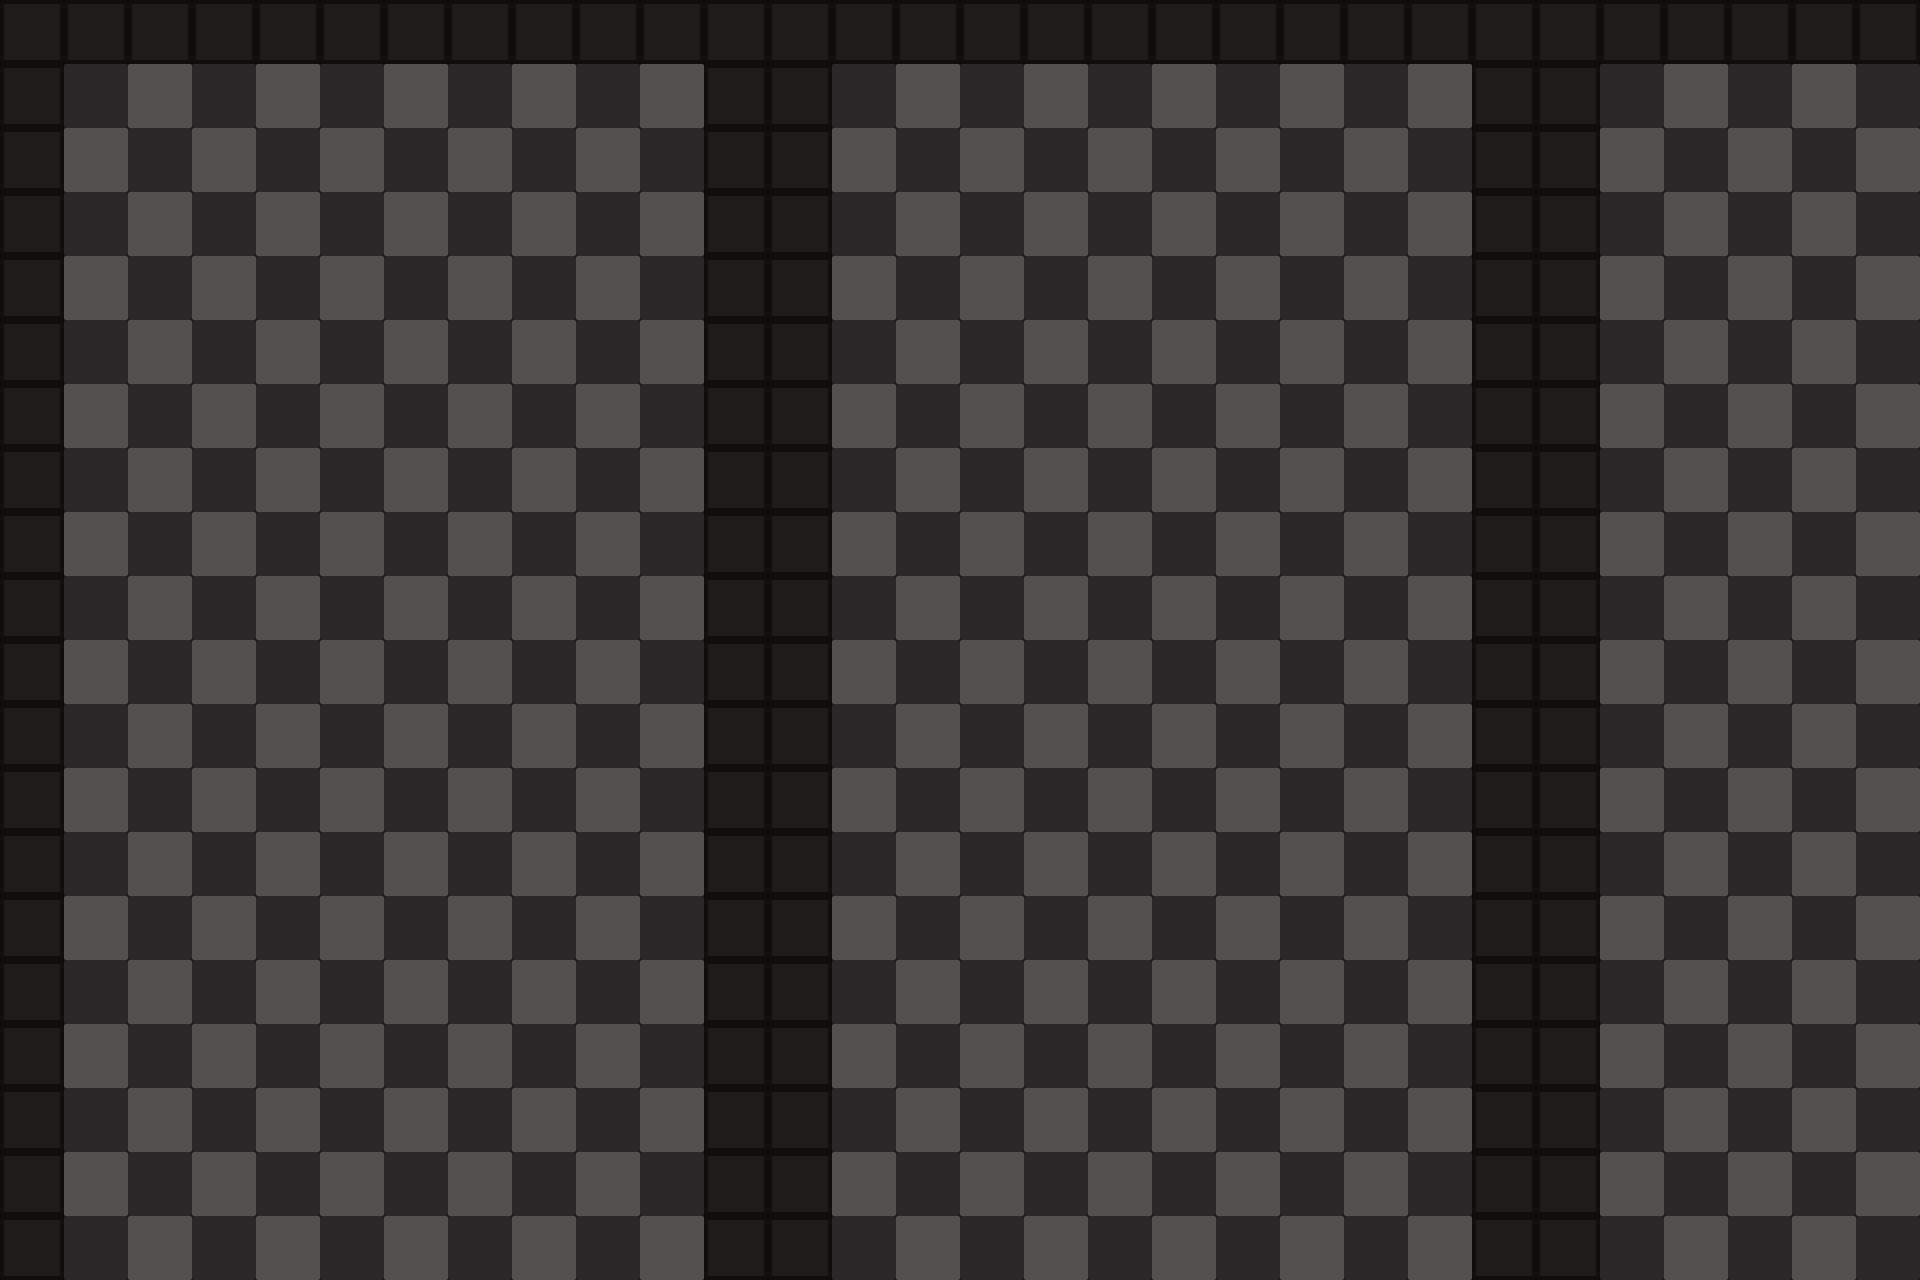

Tiled map render using the project's own tile images. Description and the whole map definition, tile-layer contents included, below:
An orthogonal 30x20 tile map with 64x64 px tiles, 1 tile layer (Tile Layer 1).

<map version="1.9" tiledversion="1.9.2" orientation="orthogonal" renderorder="right-down" width="30" height="20" tilewidth="64" tileheight="64" infinite="0" nextlayerid="2" nextobjectid="1">
 <tileset firstgid="1" source="Tilemap.tsx" />
 <layer id="1" name="Tile Layer 1" width="30" height="20">
  <data encoding="csv">
147,148,149,150,151,152,153,154,155,156,157,158,147,148,149,150,151,152,153,154,155,156,157,158,147,148,149,150,151,152,
216,217,218,219,220,221,222,223,224,225,226,227,216,217,218,219,220,221,222,223,224,225,226,227,216,217,218,219,220,221,
285,286,287,288,289,290,291,292,293,294,295,296,285,286,287,288,289,290,291,292,293,294,295,296,285,286,287,288,289,290,
354,355,356,357,358,359,360,361,362,363,364,365,354,355,356,357,358,359,360,361,362,363,364,365,354,355,356,357,358,359,
423,424,425,426,427,428,429,430,431,432,433,434,423,424,425,426,427,428,429,430,431,432,433,434,423,424,425,426,427,428,
492,493,494,495,496,497,498,499,500,501,502,503,492,493,494,495,496,497,498,499,500,501,502,503,492,493,494,495,496,497,
561,562,563,564,565,566,567,568,569,570,571,572,561,562,563,564,565,566,567,568,569,570,571,572,561,562,563,564,565,566,
630,631,632,633,634,635,636,637,638,639,640,641,630,631,632,633,634,635,636,637,638,639,640,641,630,631,632,633,634,635,
699,700,701,702,703,704,705,706,707,708,709,710,699,700,701,702,703,704,705,706,707,708,709,710,699,700,701,702,703,704,
768,769,770,771,772,773,774,775,776,777,778,779,768,769,770,771,772,773,774,775,776,777,778,779,768,769,770,771,772,773,
837,838,839,840,841,842,843,844,845,846,847,848,837,838,839,840,841,842,843,844,845,846,847,848,837,838,839,840,841,842,
906,907,908,909,910,911,912,913,914,915,916,917,906,907,908,909,910,911,912,913,914,915,916,917,906,907,908,909,910,911,
975,976,977,978,979,980,981,982,983,984,985,986,975,976,977,978,979,980,981,982,983,984,985,986,975,976,977,978,979,980,
1044,1045,1046,1047,1048,1049,1050,1051,1052,1053,1054,1055,1044,1045,1046,1047,1048,1049,1050,1051,1052,1053,1054,1055,1044,1045,1046,1047,1048,1049,
1113,1114,1115,1116,1117,1118,1119,1120,1121,1122,1123,1124,1113,1114,1115,1116,1117,1118,1119,1120,1121,1122,1123,1124,1113,1114,1115,1116,1117,1118,
1182,1183,1184,1185,1186,1187,1188,1189,1190,1191,1192,1193,1182,1183,1184,1185,1186,1187,1188,1189,1190,1191,1192,1193,1182,1183,1184,1185,1186,1187,
1251,1252,1253,1254,1255,1256,1257,1258,1259,1260,1261,1262,1251,1252,1253,1254,1255,1256,1257,1258,1259,1260,1261,1262,1251,1252,1253,1254,1255,1256,
1320,1321,1322,1323,1324,1325,1326,1327,1328,1329,1330,1331,1320,1321,1322,1323,1324,1325,1326,1327,1328,1329,1330,1331,1320,1321,1322,1323,1324,1325,
1389,1390,1391,1392,1393,1394,1395,1396,1397,1398,1399,1400,1389,1390,1391,1392,1393,1394,1395,1396,1397,1398,1399,1400,1389,1390,1391,1392,1393,1394,
1458,1459,1460,1461,1462,1463,1464,1465,1466,1467,1468,1469,1458,1459,1460,1461,1462,1463,1464,1465,1466,1467,1468,1469,1458,1459,1460,1461,1462,1463
</data>
 </layer>
</map>
